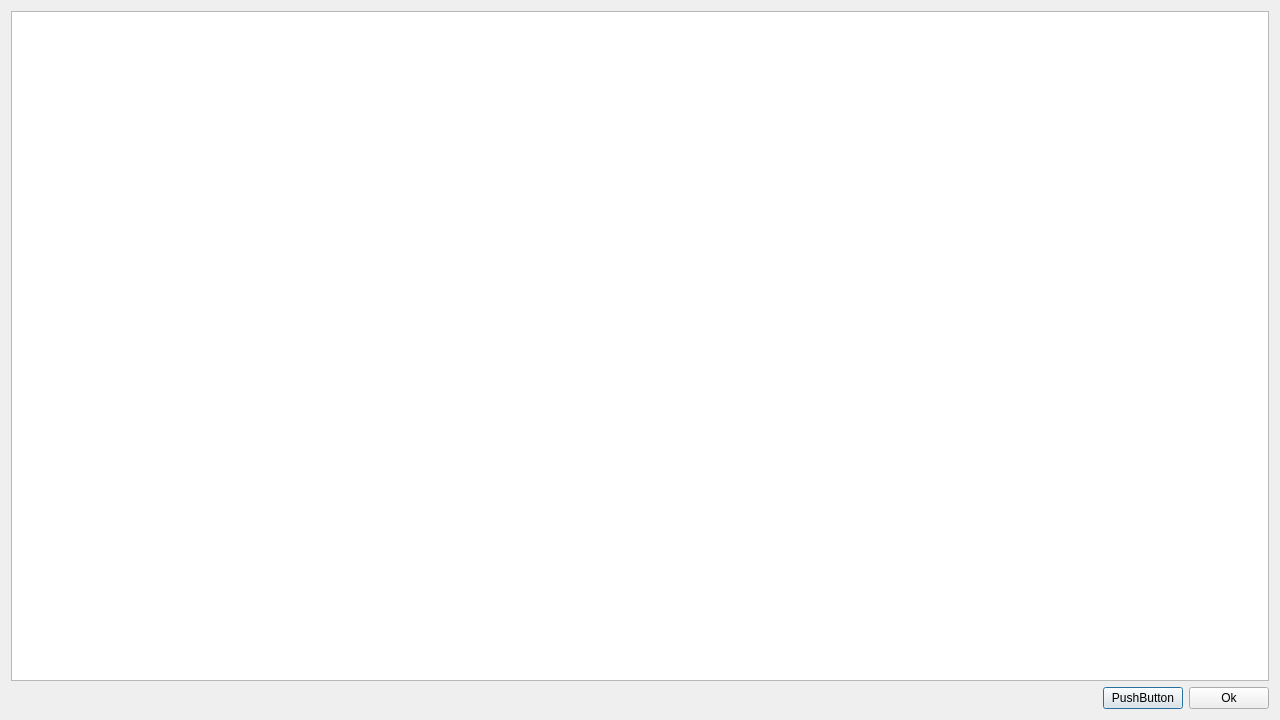
<?xml version="1.0" encoding="UTF-8"?>
<ui version="4.0">
 <class>ConstellationDialog</class>
 <widget class="QDialog" name="ConstellationDialog">
  <property name="geometry">
   <rect>
    <x>0</x>
    <y>0</y>
    <width>1280</width>
    <height>720</height>
   </rect>
  </property>
  <property name="windowTitle">
   <string>Toutes les constellations</string>
  </property>
  <layout class="QVBoxLayout" name="verticalLayout">
   <item>
    <widget class="QTableView" name="ConstellationTableView">
     <property name="selectionMode">
      <enum>QAbstractItemView::NoSelection</enum>
     </property>
     <property name="sortingEnabled">
      <bool>true</bool>
     </property>
     <attribute name="verticalHeaderVisible">
      <bool>false</bool>
     </attribute>
     <attribute name="verticalHeaderHighlightSections">
      <bool>true</bool>
     </attribute>
    </widget>
   </item>
   <item>
    <layout class="QHBoxLayout" name="horizontalLayout">
     <item>
      <spacer name="horizontalSpacer">
       <property name="orientation">
        <enum>Qt::Horizontal</enum>
       </property>
       <property name="sizeHint" stdset="0">
        <size>
         <width>40</width>
         <height>20</height>
        </size>
       </property>
      </spacer>
     </item>
     <item>
      <widget class="QPushButton" name="PrintpushButton">
       <property name="text">
        <string>PushButton</string>
       </property>
      </widget>
     </item>
     <item>
      <widget class="QPushButton" name="OkPushButton">
       <property name="text">
        <string>Ok</string>
       </property>
      </widget>
     </item>
    </layout>
   </item>
  </layout>
 </widget>
 <resources/>
 <connections/>
</ui>
